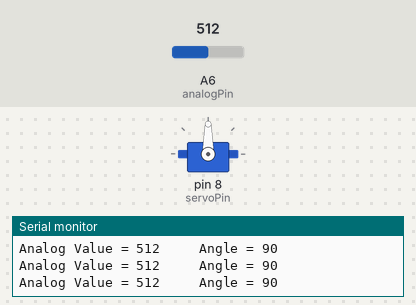
Recording of a sketch running on a simulated Arduino Nano, built with avr-gcc and run on an emulated ATmega328P. On the bench: servo, the last lines printed to the serial monitor. Inputs (shaded band) come from the test bench; at power-on: A6 (analogPin) = 512.

Above: at 1.2 s.
1.3 s: A6 (analogPin) set to 716
At 2.5 s:
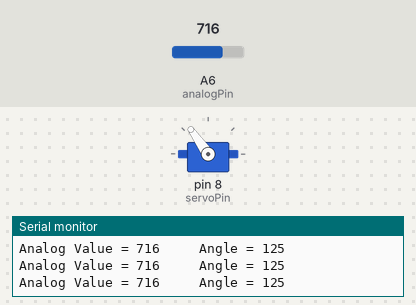
2.8 s: A6 (analogPin) set to 900
At 4.0 s:
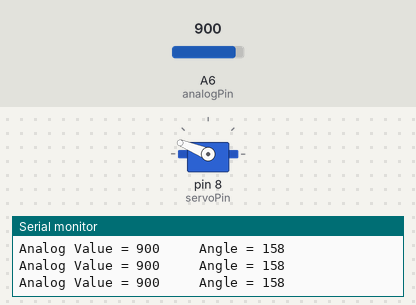
4.3 s: A6 (analogPin) set to 1023
At 5.5 s:
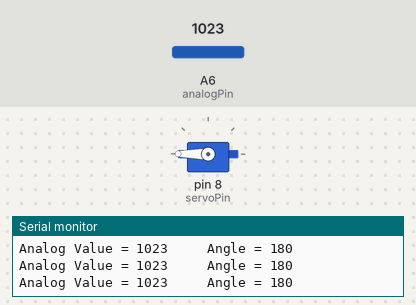
5.8 s: A6 (analogPin) set to 984
At 7.0 s:
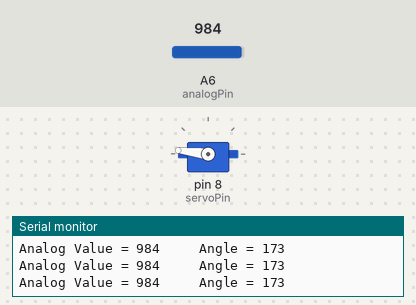
7.3 s: A6 (analogPin) set to 586
At 8.5 s:
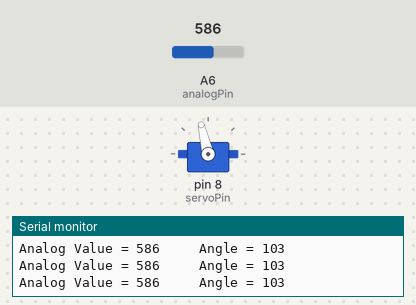
8.8 s: A6 (analogPin) set to 560
At 9.1 s:
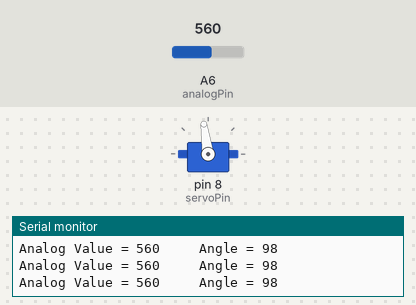
Timing chart, 0 to 11.8 s (numbered marks = the images above; inputs shaded):
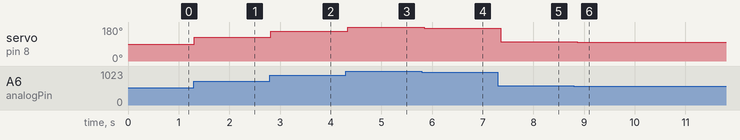

The sketch:

PlcLab_ServoControl.ino
```cpp
/******************************************************************
  Project name : Plc Lab - Servo
  Author       : PLC-EXPERT
  Date Time    : 2019-01-02
  Description  : servo motor example
  CPU BOARD    : Arduino NANO
  URL          : www.plc-expert.com
******************************************************************/

#include <Servo.h>
#define servoPin 8
int analogPin = A6;

Servo servo;
int pos = 0;

void setup(){
  Serial.begin(9600);
  servo.attach(servoPin);
}

void loop(){
  int analogValue = analogRead(analogPin);
  int angle = map(analogValue, 0, 1023, 0, 180);
  servo.write(angle);

  Serial.print("Analog Value = ");
  Serial.print(analogValue);
  Serial.print("     Angle = ");
  Serial.println(angle);

  delay(100);
}
```

Measured:
- after the input at 1.3 s, servo on pin 8 (servoPin): 90° → 125° at once
- after the input at 2.8 s, servo on pin 8 (servoPin): 125° → 158° at once
- after the input at 4.3 s, servo on pin 8 (servoPin): 158° → 180° at once
- after the input at 5.8 s, servo on pin 8 (servoPin): 180° → 173° after 0.05 s
- after the input at 7.3 s, servo on pin 8 (servoPin): 173° → 103° after 0.06 s
- after the input at 8.8 s, servo on pin 8 (servoPin): 103° → 98° after 0.07 s
